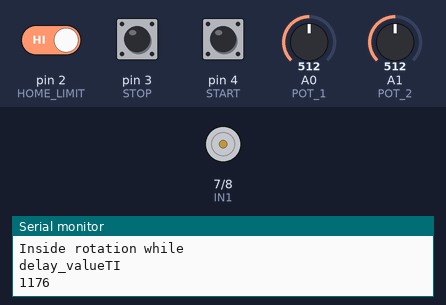
A sketch run on a simulated Arduino Uno, built with avr-gcc and run on an emulated ATmega328P. Shown: motor-driver pin pairs drawn as motors (green arrow = first pin HIGH = forward, orange = second pin HIGH = backward, longer = more drive, scaled by the enable pin), the last lines printed to the serial monitor. The inputs (shaded band) are chosen by the test bench; at power-on: pin 2 (HOME_LIMIT) HIGH, pin 3 (STOP) LOW, A1 (POT_2) = 512, A0 (POT_1) = 512, pin 4 (START) LOW.

Above: at 1.7 s.
1.8 s: pin 2 (HOME_LIMIT) driven LOW
4.7 s: pin 3 (STOP) pulled HIGH for 1.95 s
At 5.6 s:
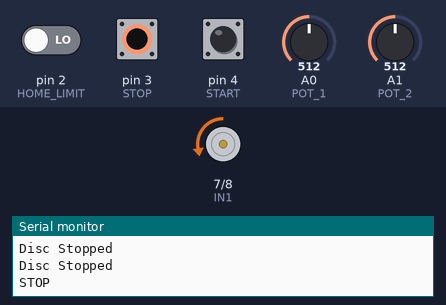
8.1 s: pin 2 (HOME_LIMIT) driven HIGH
At 11.1 s:
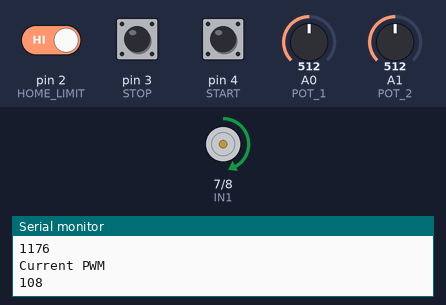
11.6 s: A1 (POT_2) set to 716
At 13.0 s:
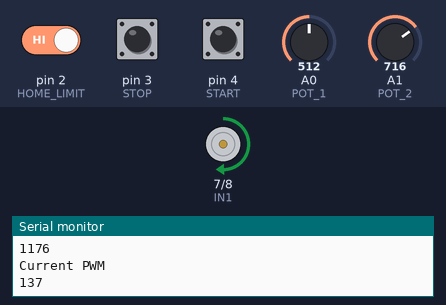
17.5 s: A1 (POT_2) set to 122
At 20.4 s:
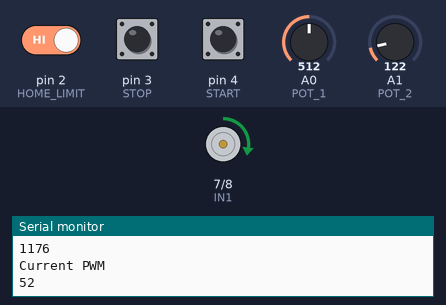
23.4 s: A0 (POT_1) set to 716
Timing chart, 0 to 30.3 s (numbered marks = the images above; inputs shaded):
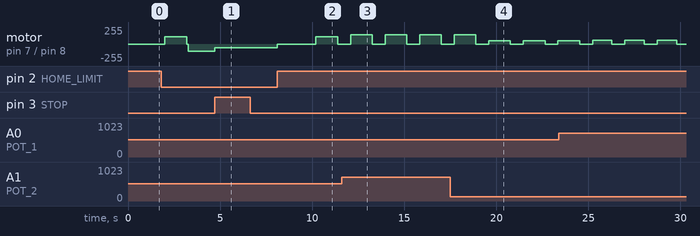

The sketch:

res_adjust_bpmhome.ino
```cpp
#include "res.h"

#include "calculations.h"

/*
   added adjustments for BPM and the Tidal Volume
   Readme:

   BPS: = 60/BPM
   TI=BPS/3
   T0=BPS*(2/3)
   EG: BPS=60/10(10bpm)=6
   TI=6/3=2;
   T0=6*2/3=4
   TI=2, TE=4;

  Change these const int values for delays and homing speed as required
  Change
    while(digitalRead(HOME_LIMIT))
    To

    while(!digitalRead(HOME_LIMIT))
    for Active Hight Limit switch
    In returnToHome Function.

  //int dummy_Pot1=255; //uncomment this line if you want to test without POT


*/

const int HOMING_SPEED = 80; //change to adjust
const int waitAfterForward = 100; //change to adjust millisecnds~ 0.1s
const int waitAfterBackward = 100;

int current_pwm = 0;


void returnToHome() {

  if (!digitalRead(HOME_LIMIT)) {
    //while homing limit switch is not triggered, move motor reverse slowly

    while (!limit) {
      // statement
      Serial.println("Homing in process...");
      digitalWrite(IN1, LOW);
      digitalWrite(IN2, HIGH);
      analogWrite(PWM, HOMING_SPEED);
      delay(100);
    }
    Serial.println("Homing done!");
    discStop();
    limit = 0;
    at_home = 1; //homing complete
  }
  else {
    at_home=1;
  }
}
void updateValues() {
  convertBPS();

  int dummy_Pot2 = analogRead(POT_2);
  //  int dummy_Pot1=255; //uncomment this line if you want to test without POT
  //  Serial.print("POT1");
  //  Serial.println(dummy_Pot1);

  current_pwm = map(dummy_Pot2, 0, 1023, scaled_pwm_min, scaled_pwm_max); //need to re-think from_mapping values.
  Serial.println("Current PWM");
  Serial.println(current_pwm);

}

void initInterrupts() {
  //interruptsfor buttons
  attachInterrupt(digitalPinToInterrupt(HOME_LIMIT), homeRoutine, RISING);
  attachInterrupt(digitalPinToInterrupt(STOP), haltRoutine, CHANGE);

}


void discRotateFWD() {
  //check polarity of output/input pins if the motor goes reverse first.
  analogWrite(PWM, current_pwm);
  digitalWrite(IN1, HIGH);
  digitalWrite(IN2, LOW);
}


void discRotateBWD() {
  //return at half the rate for 1:2 I:E ratio
  analogWrite(PWM, current_pwm / 2);
  digitalWrite(IN1, LOW);
  digitalWrite(IN2, HIGH);
}


void haltRoutine() {
  stop_flag = 1;
  discStop();

  Serial.println("STOP");
}

void homeRoutine() {
  limit = 1;
  Serial.println("Limit reached!");
}


void startRoutine() {
  Serial.println("START");
  disable = 0;
  start_flag = 1;
}

void initPins() {
  //home_limit is internal pullup 5V, 20K pull up resistor from controller.
  pinMode(HOME_LIMIT, INPUT);
  pinMode(STOP, INPUT);
  pinMode(START, INPUT);

  //set motor control pins output
  pinMode(PWM, OUTPUT);
  pinMode(IN1, OUTPUT);
  pinMode(IN2, OUTPUT);
  Serial.println("Initialization done!");
}

void setup()
{

  Serial.begin(9600);
  analogReference(DEFAULT);
  initPins();
  initInterrupts();
  //for START INT:

  //initializations finish
  delay(500);
  returnToHome();


}


void discStop() {
  Serial.println("Disc Stopped");
  analogWrite(PWM, 0);
  digitalWrite(IN1, LOW);
  digitalWrite(IN2, LOW);
}


void loop()
{
  updateValues();

  if (!digitalRead(START)) {
    startRoutine();
  }
  if (stop_flag) {
    at_home = 0;
    returnToHome();
    disable = 1;
    stop_flag = 0;
    Serial.println("STOP TRIGGERD");
  }

  //if start button is on and homing is done
  if ((!disable) && (start_flag) && (at_home)) {
    Serial.println("Inside rotation ");

    //cycle as per PWM value
    //assume position is not at home everytime for flag errors

    updateValues(); //get new values
    //until the stop button is pressed, do rotations.

    while (!stop_flag) {
      Serial.println("Inside rotation while");
      updateValues();
      discRotateFWD(); //start rotation forward
      delay(delay_valueTI);  //inhale value
      discStop(); //stop disc momentarily
      delay(waitAfterForward); //wait time after forward cycle, change as required in declaration in top of pgm
      while (!digitalRead(HOME_LIMIT)) {
        discRotateBWD();
      }
      //    discRotateBWD();
      //    delay(delay_valueTE);
      discStop();
      delay(waitAfterBackward);
    }

  }

}
```

calculations.h
```cpp
const float MIN_BPM = 12.0;
const float MAX_BPM = 22.0;
const float MAX_BREATH_DELAY = 1666;

float BPM = 0.0;
float BPS = 0.0;
float TI = 0.0;
float TE = 0.0;
float pwm_factor = 0.0;

int delay_valueTI = 0;
int delay_valueTE = 0;

int scaled_pwm_min = 0;
int scaled_pwm_max = 0;

float mapf(float x, float in_min, float in_max, float out_min, float out_max)
{
  return (x - in_min) * (out_max - out_min) / (in_max - in_min) + out_min;
}
void convertBPS() {

  //converts the given BPS to respective Delay values as per POT_1 value

  float dummy_POT1 = analogRead(POT_1);
  BPM = mapf(dummy_POT1, 0.0, 1023.0, 12.0, 22.0);


  BPS = 60 / BPM;
  TI = BPS / 3.0;
  TE = BPS * (2.0 / 3.0);
  //for converting it into milliseconds
  delay_valueTI = TI * 1000;
  delay_valueTE = TE * 1000;
  if (BPM != MIN_BPM) {
    //find new pwm factor.
    pwm_factor = MAX_BREATH_DELAY / delay_valueTI;


  }
  else {
    //max PWM factor is always 1.83 for max range of 22.
    pwm_factor = 1.83;

  }
    Serial.println("delay_valueTI");
    Serial.println(delay_valueTI);

  scaled_pwm_min = 25 * pwm_factor;
  scaled_pwm_max = 128 * pwm_factor; //assuming it reaches the 100% compression at 128
  //Serial.println("scaled_pwm_min");
  //  Serial.println(scaled_pwm_min);
  //  Serial.println("scaled_pwm_max");
  //  Serial.println(scaled_pwm_max);
delay(500);
}
```

res.h
```cpp
//potentiometers

#define POT_1 A0 //for Adjusting the BPM
#define POT_2 A1 //for adjusting the Tidal Volume
#define START 4
#define STOP 3
#define HOME_LIMIT 2

#define PWM 6
#define IN1 7
#define IN2 8

bool at_home=0;
volatile int stop_flag=0;
volatile int disable=1;
volatile int start_flag=1;
volatile int timer_up=0;
volatile int dir=0;
volatile int limit=0;
int time_multiplier=0;
int duty_value = 0;
unsigned long int time_value=0;
```

Measured:
- after the input at 4.7 s, motor on pin 7 (IN1) / pin 8 (IN2): backward 108/255 → backward 54/255 at once
- after the input at 8.1 s, motor on pin 7 (IN1) / pin 8 (IN2): backward 54/255 → stopped at once, → forward 108/255 2.1 s later, → stopped 1.2 s later
